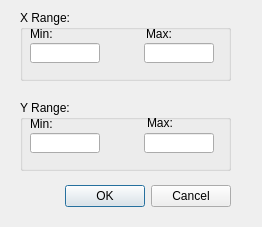
<?xml version="1.0" encoding="UTF-8"?>
<ui version="4.0">
 <class>AxseScaleDialog</class>
 <widget class="QDialog" name="AxseScaleDialog">
  <property name="geometry">
   <rect>
    <x>0</x>
    <y>0</y>
    <width>262</width>
    <height>227</height>
   </rect>
  </property>
  <property name="focusPolicy">
   <enum>Qt::TabFocus</enum>
  </property>
  <property name="windowTitle">
   <string>Dialog</string>
  </property>
  <widget class="QDialogButtonBox" name="buttonBox">
   <property name="geometry">
    <rect>
     <x>50</x>
     <y>180</y>
     <width>181</width>
     <height>32</height>
    </rect>
   </property>
   <property name="orientation">
    <enum>Qt::Horizontal</enum>
   </property>
   <property name="standardButtons">
    <set>QDialogButtonBox::Cancel|QDialogButtonBox::Ok</set>
   </property>
  </widget>
  <widget class="QGroupBox" name="groupBox">
   <property name="geometry">
    <rect>
     <x>20</x>
     <y>10</y>
     <width>211</width>
     <height>71</height>
    </rect>
   </property>
   <property name="title">
    <string>X Range:</string>
   </property>
   <widget class="QLineEdit" name="lineEditMinX">
    <property name="geometry">
     <rect>
      <x>10</x>
      <y>33</y>
      <width>70</width>
      <height>20</height>
     </rect>
    </property>
   </widget>
   <widget class="QLineEdit" name="lineEditMaxX">
    <property name="geometry">
     <rect>
      <x>124</x>
      <y>33</y>
      <width>70</width>
      <height>20</height>
     </rect>
    </property>
   </widget>
   <widget class="QLabel" name="label_2">
    <property name="geometry">
     <rect>
      <x>126</x>
      <y>16</y>
      <width>41</width>
      <height>16</height>
     </rect>
    </property>
    <property name="text">
     <string>Max:</string>
    </property>
   </widget>
   <widget class="QLabel" name="label">
    <property name="geometry">
     <rect>
      <x>10</x>
      <y>14</y>
      <width>41</width>
      <height>20</height>
     </rect>
    </property>
    <property name="text">
     <string>Min:</string>
    </property>
   </widget>
  </widget>
  <widget class="QGroupBox" name="groupBox_2">
   <property name="geometry">
    <rect>
     <x>20</x>
     <y>100</y>
     <width>211</width>
     <height>71</height>
    </rect>
   </property>
   <property name="focusPolicy">
    <enum>Qt::NoFocus</enum>
   </property>
   <property name="title">
    <string>Y Range:</string>
   </property>
   <widget class="QLineEdit" name="lineEditMaxY">
    <property name="geometry">
     <rect>
      <x>124</x>
      <y>33</y>
      <width>70</width>
      <height>20</height>
     </rect>
    </property>
   </widget>
   <widget class="QLineEdit" name="lineEditMinY">
    <property name="geometry">
     <rect>
      <x>10</x>
      <y>33</y>
      <width>70</width>
      <height>20</height>
     </rect>
    </property>
   </widget>
   <widget class="QLabel" name="label_7">
    <property name="geometry">
     <rect>
      <x>127</x>
      <y>15</y>
      <width>41</width>
      <height>16</height>
     </rect>
    </property>
    <property name="text">
     <string>Max:</string>
    </property>
   </widget>
   <widget class="QLabel" name="label_8">
    <property name="geometry">
     <rect>
      <x>10</x>
      <y>14</y>
      <width>41</width>
      <height>20</height>
     </rect>
    </property>
    <property name="text">
     <string>Min:</string>
    </property>
   </widget>
   <zorder>lineEditMaxY</zorder>
   <zorder>label_7</zorder>
   <zorder>label_8</zorder>
   <zorder>lineEditMinY</zorder>
  </widget>
 </widget>
 <resources/>
 <connections>
  <connection>
   <sender>buttonBox</sender>
   <signal>accepted()</signal>
   <receiver>AxseScaleDialog</receiver>
   <slot>accept()</slot>
   <hints>
    <hint type="sourcelabel">
     <x>248</x>
     <y>254</y>
    </hint>
    <hint type="destinationlabel">
     <x>157</x>
     <y>274</y>
    </hint>
   </hints>
  </connection>
  <connection>
   <sender>buttonBox</sender>
   <signal>rejected()</signal>
   <receiver>AxseScaleDialog</receiver>
   <slot>reject()</slot>
   <hints>
    <hint type="sourcelabel">
     <x>316</x>
     <y>260</y>
    </hint>
    <hint type="destinationlabel">
     <x>286</x>
     <y>274</y>
    </hint>
   </hints>
  </connection>
 </connections>
</ui>
